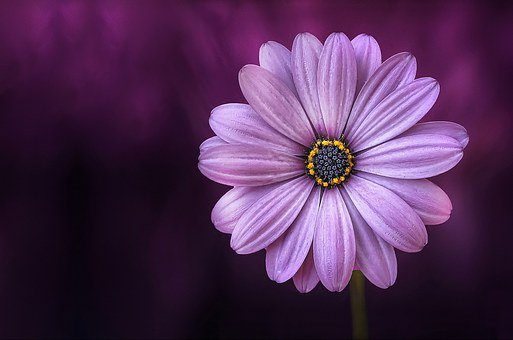
#> input picture src/opencv_ros/images/flower.jpg, 513 x 340 px
$ python image_threshold.py
#> lines starting #> are read from the running program, lines starting #| are printed output that depends on the picture; after the words box and inside, x2 and y2 are one past the last pixel; in counts of white or black regions, pixels touching at a corner belong together
import numpy as np
import cv2


def read_image(image_name, as_gray):
#> called with image_name = 'images/flower.jpg', as_gray = True
    if as_gray:
        image = cv2.imread(image_name,cv2.IMREAD_GRAYSCALE)
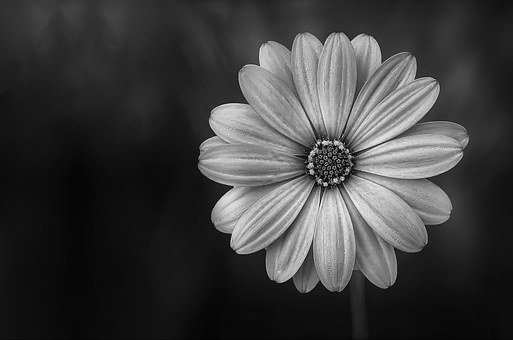
#> image: shape (340, 513); min 0, max 255, mean 61.3
    else:
        image = cv2.imread(image_name,cv2.IMREAD_COLOR)
    cv2.imshow("Image",image)
    return image


def basic_thresholding(gray_image, threshol_value):
#> called with threshol_value = 115
    ret, thresh_basic = cv2.threshold(gray_image,
                                    threshol_value,
                                    255,
                                    cv2.THRESH_BINARY_INV)
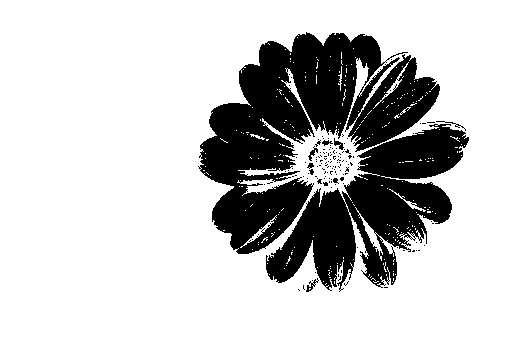
#> thresh_basic: shape (340, 513); 77.2% white; 140 black regions (131 under 20 px), largest, box (x1, y1, x2, y2) and area: (198, 32, 440, 254) 24143, (266, 124, 469, 292) 15050, (306, 278, 319, 292) 56
#> ret = 115
    cv2.imshow("Basic Binary Image",thresh_basic)

def adaptive_thresholding(gray_image, threshol_value):
#> called with threshol_value = 115
    adaptive_threshold_image = cv2.adaptiveThreshold(gray_image,
                                        255,
                                        cv2.ADAPTIVE_THRESH_MEAN_C,
                                        cv2.THRESH_BINARY_INV,
                                        threshol_value,
                                        2)
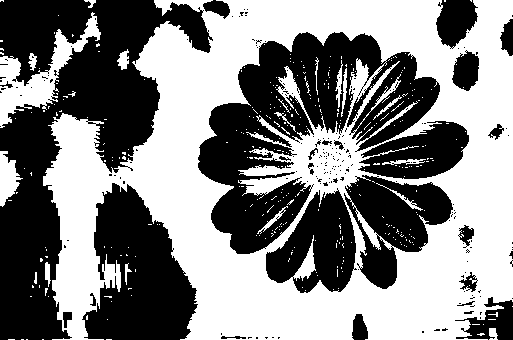
#> adaptive_threshold_image: shape (340, 513); 51.6% white; 206 black regions (180 under 20 px), largest, box (x1, y1, x2, y2) and area: (0, 0, 213, 340) 29193, (198, 32, 440, 254) 22138, (82, 183, 198, 340) 11418
    cv2.imshow("Adaptive Threshold Image",adaptive_threshold_image)


def main():
    #image_name = "images/shapes.png"
    image_name = "images/flower.jpg"
    as_gray = True
    threshol_value=115
    gray_image = read_image(image_name,as_gray)
    basic_thresholding(gray_image, threshol_value)
    adaptive_thresholding(gray_image, threshol_value)
    cv2.waitKey(0)
    cv2.destroyAllWindows()

if __name__ == '__main__':
    main()
